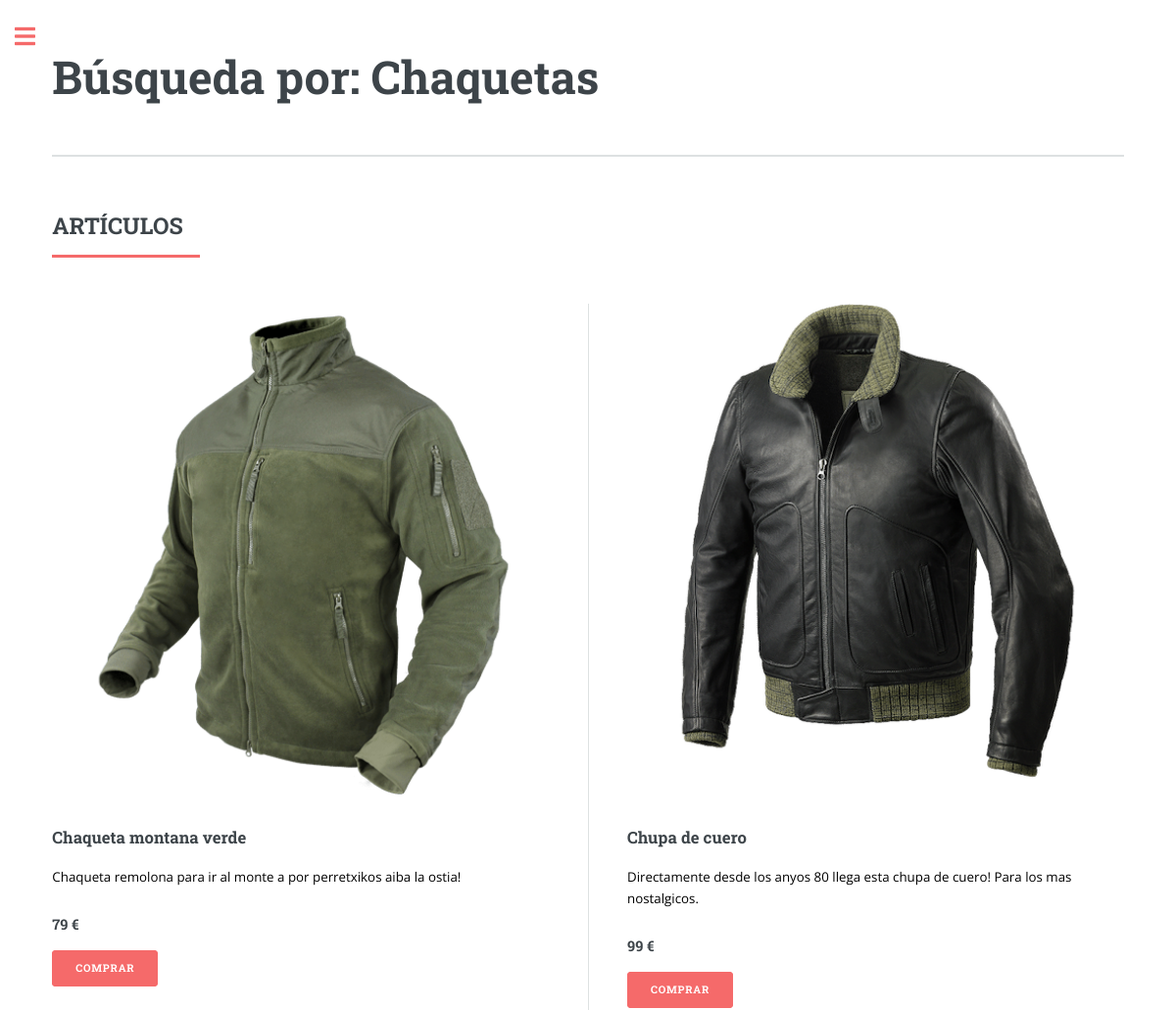
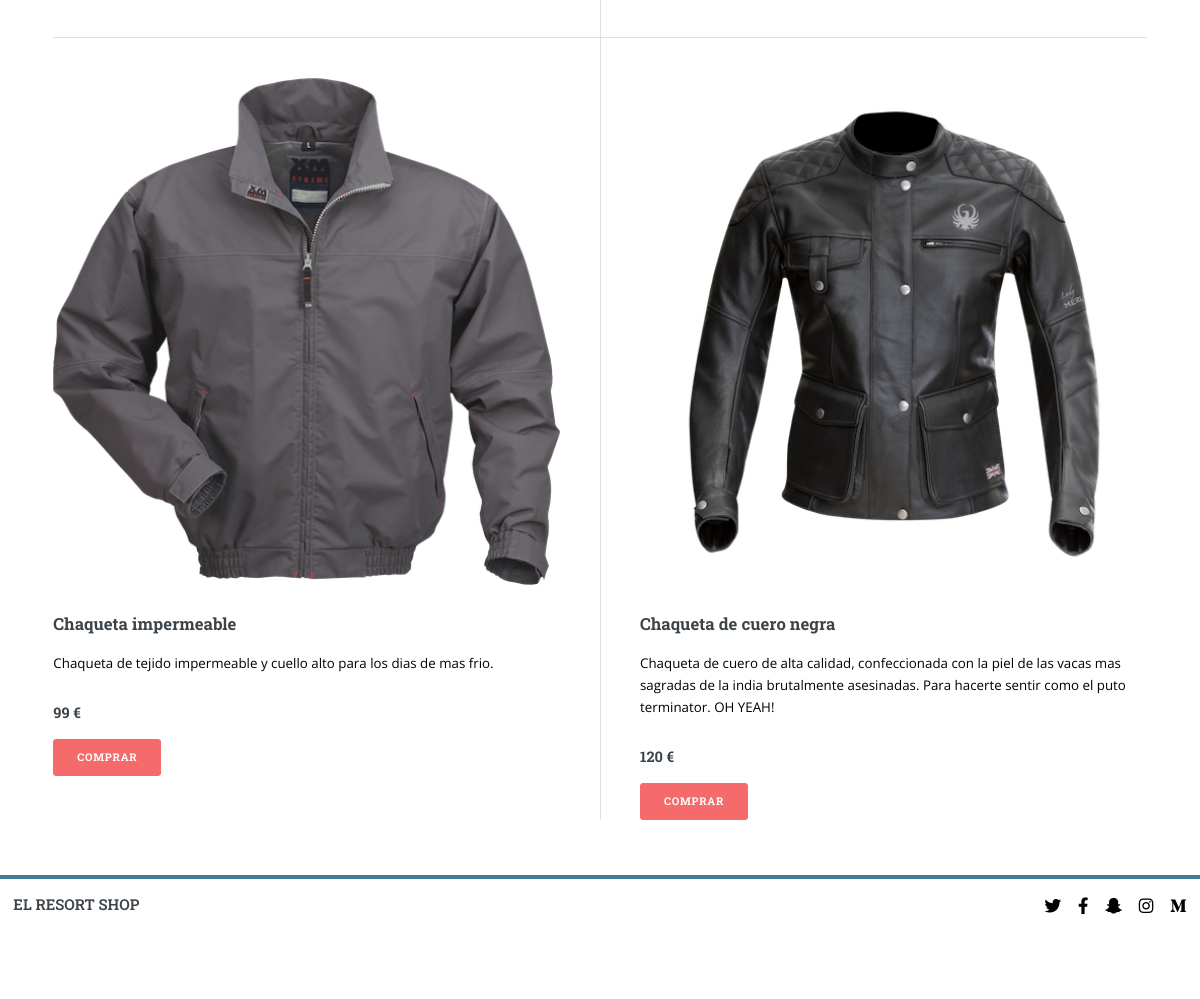
The page /elresortShop/Hombre/Chaquetas/ on the database its author committed (2 pictures, top to bottom).
### appelresortShop/models.py (models this page shows, shortened)
class Item(models.Model):
        nombre = models.CharField(max_length=50) #ATENCIÓN!! cada item subido tiene que estar en una colección
        descripcion = models.TextField(default="")
        categoria = models.CharField(max_length=50) # Pantalón, Falda, Camiseta, Camisa...
        precio = models.IntegerField()
        oferta = models.ForeignKey(Oferta, on_delete=models.CASCADE)
        fecha_insertado = models.DateField() # Fecha en la que fue insertado
        imagen = models.ImageField(upload_to ='uploads/') # Imagen del item
        COLORES = (
        ('Bl', 'Blanco'),
        ('N', 'Negro'),
        ('Rj', 'Rojo'),
        ('Rs', 'Rosa'),
        ('Am', 'Amarillo'),
        ('Nj', 'Naranja'),
        ('Az', 'Azul'),
        ('Mrr', 'Marrón'),
        ('Mor', 'Morado'),
        ('V', 'Verde'),
        ('Gr', 'Gris'),
        )
        GENEROS = (      # Mirar documentación de 'choices' en https://docs.djangoproject.com/en/3.1/topics/db/models/
        ('M', 'Hombre'),
        ('F', 'Mujer'),
        ('U', 'Unisex'),
        )
        color = models.CharField(max_length=3, choices=COLORES) # Color del item
        genero = models.CharField(max_length=1, choices=GENEROS)

### appelresortShop/views.py (the view)
# urls.py: path('<str:genero>/<str:tipo>/', views.articulos, name = 'articulos'), # El ultimo por que sino coge por defecto el str:genero como cualquier cadena que se meta
def articulos(request, genero, tipo):
    items = Item.objects.all()
    lista_items = []
    if genero == 'Hombre':
        genero = 'M'
    elif genero == 'Mujer':
        genero = 'F'
    if tipo == 'Jerseis':
        tipo = 'Jerséis'
    elif tipo == 'Banadores':
        tipo = 'Bañadores y ropa de baño'
    for i in items:
        if(i.categoria== tipo and i.genero == genero):
            lista_items.append(i)
    context = {"lista_items": lista_items, "nombre_categoria": tipo}
    return render(request, 'articulos.html', context)

### appelresortShop/templates/articulos.html
{% extends "base.html" %}
{% load static %}
		{% block cabecera %}
		<header id="header">
			<a href="{% url 'index' %}" class="logo"><strong>EL RESORT SHOP</strong></a>
			<ul class="icons">
				<li><a href="#" class="icon brands fa-twitter"><span class="label">Twitter</span></a></li>
				<li><a href="#" class="icon brands fa-facebook-f"><span class="label">Facebook</span></a></li>
				<li><a href="#" class="icon brands fa-snapchat-ghost"><span class="label">Snapchat</span></a></li>
				<li><a href="#" class="icon brands fa-instagram"><span class="label">Instagram</span></a></li>
				<li><a href="#" class="icon brands fa-medium-m"><span class="label">Medium</span></a></li>
			</ul>
		</header>
		{% endblock %}
	{% block banner %}
		<section id="banner">
			<div class="content">
				<header>
					<h1>Búsqueda por: {{nombre_categoria}}<br /></h1>
				</header>
			</div>
		</section>
	{% endblock %}
	{% block seccion1 %}
	<section>
		<header class="major">
			<h2>ARTÍCULOS</h2>
		</header>
		<div class="posts">
			{% if lista_items %}
				{% for i in lista_items %}
				<article>
					{% if i.imagen %}
					<a href="{% url 'producto' i.id %}" class="image"><img src="{{ i.imagen.url }}" alt="" /></a>
					{% endif %}
					<h3>{{i.nombre }}</h3>
					<p>{{i.descripcion}}</p>
					<h4>{{i.precio}} €</h4>
					<ul class="actions">
						<li><a href="{% url 'producto' i.id %}" class="button">Comprar</a></li>
					</ul>
				</article>
				{% endfor %}
			{% else %}
			<article>
				<h3>NO HAY ITEMS</h3>
				<p>Actualmente no disponemos de artículos tipo {{nombre_categoria}}.</p>
			</article>
			{% endif %}
		</div>
	</section>
	{% endblock %}

### rows shown on the page
Item: imagen (picture), nombre "Chaqueta montana verde", descripcion "Chaqueta remolona para ir al monte a por perretxikos aiba la ostia!", precio "79"
Item: imagen (picture), nombre "Chupa de cuero", descripcion "Directamente desde los anyos 80 llega esta chupa de cuero! Para los mas nostalgicos.", precio "99"
Item: imagen (picture), nombre "Chaqueta impermeable", descripcion "Chaqueta de tejido impermeable y cuello alto para los dias de mas frio.", precio "99"
Item: imagen (picture), nombre "Chaqueta de cuero negra", descripcion "Chaqueta de cuero de alta calidad, confeccionada con la piel de las vacas mas sagradas de la india brutalmente asesinadas. Para hacerte sentir como el puto terminator. OH YEAH!", precio "120"

### other values the page prints
{{ nombre_categoria }} "Chaquetas"
